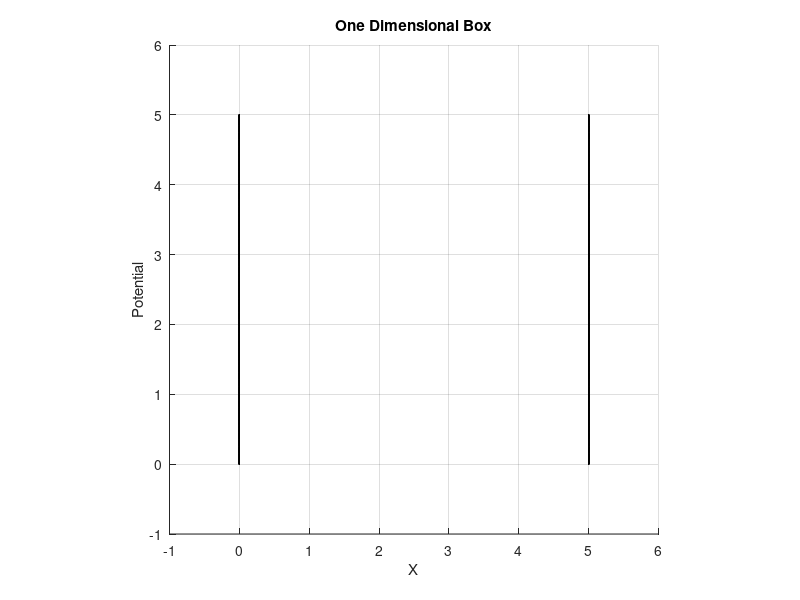

Recreate this plot in MATLAB.
% Clear the output window and suppress any warning statements
clc
warning('off', 'all');
%------------------------------------------------------------------------
% Begin the program
%------------------------------------------------------------------------
disp("This program is a simulation of particle in a 1D box problem by Rajesh Kumar Das(I17PH015)")
pause(1)
%------------------------------------------------------------------------
% take the inputs from the user
%------------------------------------------------------------------------
L = input('Enter the box length: ');
x0 = input('Enter the initial position of the particle: ');
v0 = input('Enter the initial velocity of the particle: ');
T = input('Enter the time period: ');
%------------------------------------------------------------------------
% Define the values of variables
%------------------------------------------------------------------------
t = 0;
dt = 0.1;
x = x0;
v = v0;
i = 1;
counter = 0;
%------------------------------------------------------------------------
% Invoke the loop to register the position of the particle baesd on the conditions
%------------------------------------------------------------------------
while t <= T
    t = i * dt;
    xm(i) = x; % to store the values of x
    x = x + v * dt; % to determine the position of the particle

    if (x <= 0 || x >= L)% condition to keep the particle in 1D box
        v = -v;
        counter = counter + 1;
    endif

    i++;
endwhile

%------------------------------------------------------------------------
% To display the number of reflections
%------------------------------------------------------------------------
disp("The total number of collisions in the given time is:")
counter
%------------------------------------------------------------------------
% To draw the boundary lines
%------------------------------------------------------------------------
xl1 = linspace(0, 0, 100);
yl1 = linspace(0, L, 100);
xl2 = linspace(L, L, 100);
yl2 = linspace(0, L, 100);
figure;
hold on
%------------------------------------------------------------------------
% Setting the x and y limit of the plot
%------------------------------------------------------------------------
x_lo = -1;
x_hi = L + 1;
y_lo = -1;
y_hi = L + 1;
%------------------------------------------------------------------------
% Plotting the graph
%------------------------------------------------------------------------
for i = 1:i - 1
    p = plot(xm(i), L / 2, ":o-r"); % plot of the particle
    plot(xl1, yl1, "k"); % plot of the boundary line
    plot(xl2, yl2, "k"); % plot of the boundary line
    axis equal
    axis square
    grid on
    axis ([x_lo x_hi y_lo y_hi])
    xlabel ("X");
    ylabel ("Potential");
    title("One Dimensional Box")
    pause(0.002);
    delete(p);
endfor
